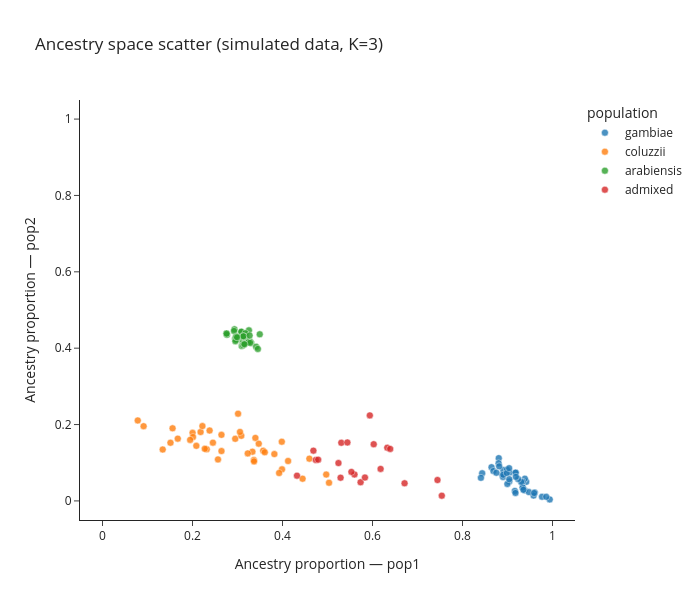
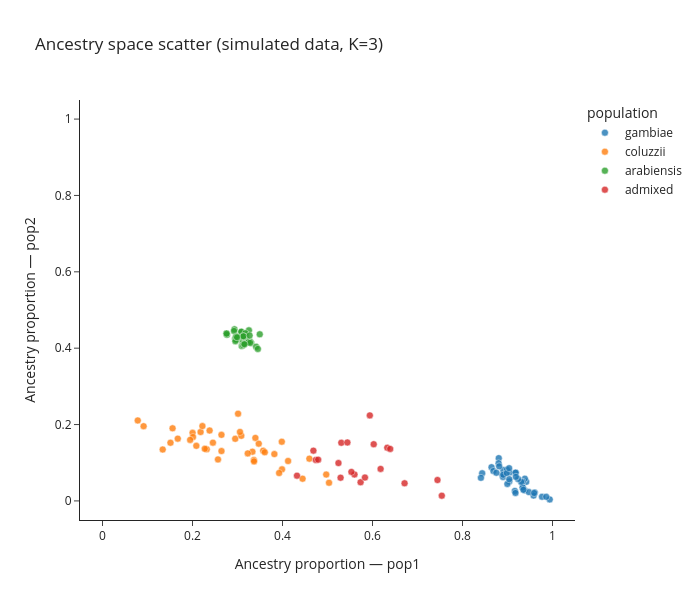

Notebook code for these charts, in order:
### Code cell
ag3.plot_admixture_scatter(
    df_admixture_sim,
    k=3,
    x="pop1",
    y="pop2",
    color_by="population",
    title="Ancestry space scatter (simulated data, K=3)",
    show=False,
)

### Figure 1 — Plotly figure (JSON) as saved in the notebook; plotly's stock layout.template omitted (floating-point values rounded to 4 significant figures)
{"data": [{"customdata": [["gambiae"], ["gambiae"], ["gambiae"], ["gambiae"], ["gambiae"], ["gambiae"], ["gambiae"], ["gambiae"], ["gambiae"], ["gambiae"], ["gambiae"], ["gambiae"], ["gambiae"], ["gambiae"], ["gambiae"], ["gambiae"], ["gambiae"], ["gambiae"], ["gambiae"], ["gambiae"], ["gambiae"], ["gambiae"], ["gambiae"], ["gambiae"], ["gambiae"], ["gambiae"], ["gambiae"], ["gambiae"], ["gambiae"], ["gambiae"], ["gambiae"], ["gambiae"], ["gambiae"], ["gambiae"], ["gambiae"], ["gambiae"], ["gambiae"], ["gambiae"], ["gambiae"], ["gambiae"]], "hovertemplate": "<b>%{hovertext}</b><br><br>population=%{customdata[0]}<br>pop1=%{x:.3f}<br>pop2=%{y:.3f}<extra></extra>", "hovertext": ["SIM000", "SIM001", "SIM002", "SIM003", "SIM004", "SIM005", "SIM006", "SIM007", "SIM008", "SIM009", "SIM010", "SIM011", "SIM012", "SIM013", "SIM014", "SIM015", "SIM016", "SIM017", "SIM018", "SIM019", "SIM020", "SIM021", "SIM022", "SIM023", "SIM024", "SIM025", "SIM026", "SIM027", "SIM028", "SIM029", "SIM030", "SIM031", "SIM032", "SIM033", "SIM034", "SIM035", "SIM036", "SIM037", "SIM038", "SIM039"], "legendgroup": "gambiae", "marker": {"color": "#1F77B4", "line": {"color": "white", "width": 0.5}, "opacity": 0.8, "size": 7, "symbol": "circle"}, "mode": "markers", "name": "gambiae", "orientation": "v", "showlegend": true, "type": "scatter", "x": [0.9416, 0.9386, 0.9606, 0.9939, 0.9767, 0.8882, 0.8907, 0.8901, 0.9336, 0.9039, 0.9048, 0.8806, 0.9163, 0.986, 0.9382, 0.9337, 0.958, 0.8645, 0.8988, 0.9339, 0.8906, 0.8687, 0.9475, 0.9354, 0.9304, 0.9186, 0.8997, 0.8802, 0.8984, 0.8437, 0.8815, 0.9177, 0.8752, 0.9592, 0.8409, 0.9235, 0.904, 0.9179, 0.9186, 0.9036], "xaxis": "x", "y": [0.04994, 0.05835, 0.02186, 0.003829, 0.01088, 0.06868, 0.08117, 0.06284, 0.05017, 0.05082, 0.07463, 0.112, 0.02621, 0.01079, 0.02774, 0.03523, 0.01404, 0.08829, 0.08185, 0.03525, 0.06855, 0.07825, 0.0231, 0.02924, 0.0498, 0.07379, 0.0444, 0.09845, 0.07285, 0.07243, 0.09051, 0.02082, 0.07378, 0.02064, 0.06041, 0.05749, 0.05684, 0.07401, 0.06305, 0.08574], "yaxis": "y"}, {"customdata": [["coluzzii"], ["coluzzii"], ["coluzzii"], ["coluzzii"], ["coluzzii"], ["coluzzii"], ["coluzzii"], ["coluzzii"], ["coluzzii"], ["coluzzii"], ["coluzzii"], ["coluzzii"], ["coluzzii"], ["coluzzii"], ["coluzzii"], ["coluzzii"], ["coluzzii"], ["coluzzii"], ["coluzzii"], ["coluzzii"], ["coluzzii"], ["coluzzii"], ["coluzzii"], ["coluzzii"], ["coluzzii"], ["coluzzii"], ["coluzzii"], ["coluzzii"], ["coluzzii"], ["coluzzii"], ["coluzzii"], ["coluzzii"], ["coluzzii"], ["coluzzii"], ["coluzzii"], ["coluzzii"], ["coluzzii"], ["coluzzii"], ["coluzzii"], ["coluzzii"]], "hovertemplate": "<b>%{hovertext}</b><br><br>population=%{customdata[0]}<br>pop1=%{x:.3f}<br>pop2=%{y:.3f}<extra></extra>", "hovertext": ["SIM040", "SIM041", "SIM042", "SIM043", "SIM044", "SIM045", "SIM046", "SIM047", "SIM048", "SIM049", "SIM050", "SIM051", "SIM052", "SIM053", "SIM054", "SIM055", "SIM056", "SIM057", "SIM058", "SIM059", "SIM060", "SIM061", "SIM062", "SIM063", "SIM064", "SIM065", "SIM066", "SIM067", "SIM068", "SIM069", "SIM070", "SIM071", "SIM072", "SIM073", "SIM074", "SIM075", "SIM076", "SIM077", "SIM078", "SIM079"], "legendgroup": "coluzzii", "marker": {"color": "#FF7F0E", "line": {"color": "white", "width": 0.5}, "opacity": 0.8, "size": 7, "symbol": "circle"}, "mode": "markers", "name": "coluzzii", "orientation": "v", "showlegend": true, "type": "scatter", "x": [0.3571, 0.3364, 0.2949, 0.4446, 0.2316, 0.3989, 0.3331, 0.3084, 0.2644, 0.238, 0.151, 0.1338, 0.2179, 0.3472, 0.2454, 0.3606, 0.222, 0.2001, 0.2273, 0.3055, 0.2644, 0.4124, 0.07836, 0.3368, 0.2011, 0.3819, 0.1557, 0.3925, 0.5034, 0.4972, 0.3985, 0.3397, 0.3013, 0.4597, 0.3228, 0.09137, 0.1948, 0.2567, 0.2085, 0.1673], "xaxis": "x", "y": [0.1315, 0.1071, 0.1627, 0.05815, 0.1354, 0.08267, 0.1289, 0.1705, 0.1306, 0.1843, 0.1523, 0.1346, 0.1805, 0.15, 0.1525, 0.1273, 0.196, 0.1782, 0.1364, 0.1806, 0.173, 0.1045, 0.2107, 0.1035, 0.1673, 0.1227, 0.1901, 0.0731, 0.04755, 0.06904, 0.155, 0.1651, 0.2284, 0.1107, 0.1245, 0.1956, 0.1598, 0.1087, 0.1443, 0.1631], "yaxis": "y"}, {"customdata": [["arabiensis"], ["arabiensis"], ["arabiensis"], ["arabiensis"], ["arabiensis"], ["arabiensis"], ["arabiensis"], ["arabiensis"], ["arabiensis"], ["arabiensis"], ["arabiensis"], ["arabiensis"], ["arabiensis"], ["arabiensis"], ["arabiensis"], ["arabiensis"], ["arabiensis"], ["arabiensis"], ["arabiensis"], ["arabiensis"], ["arabiensis"], ["arabiensis"], ["arabiensis"], ["arabiensis"], ["arabiensis"], ["arabiensis"], ["arabiensis"], ["arabiensis"], ["arabiensis"], ["arabiensis"], ["arabiensis"], ["arabiensis"], ["arabiensis"], ["arabiensis"], ["arabiensis"], ["arabiensis"], ["arabiensis"], ["arabiensis"], ["arabiensis"], ["arabiensis"]], "hovertemplate": "<b>%{hovertext}</b><br><br>population=%{customdata[0]}<br>pop1=%{x:.3f}<br>pop2=%{y:.3f}<extra></extra>", "hovertext": ["SIM080", "SIM081", "SIM082", "SIM083", "SIM084", "SIM085", "SIM086", "SIM087", "SIM088", "SIM089", "SIM090", "SIM091", "SIM092", "SIM093", "SIM094", "SIM095", "SIM096", "SIM097", "SIM098", "SIM099", "SIM100", "SIM101", "SIM102", "SIM103", "SIM104", "SIM105", "SIM106", "SIM107", "SIM108", "SIM109", "SIM110", "SIM111", "SIM112", "SIM113", "SIM114", "SIM115", "SIM116", "SIM117", "SIM118", "SIM119"], "legendgroup": "arabiensis", "marker": {"color": "#2CA02C", "line": {"color": "white", "width": 0.5}, "opacity": 0.8, "size": 7, "symbol": "circle"}, "mode": "markers", "name": "arabiensis", "orientation": "v", "showlegend": true, "type": "scatter", "x": [0.3106, 0.3304, 0.3414, 0.3452, 0.3494, 0.3118, 0.3254, 0.328, 0.307, 0.3186, 0.3066, 0.3087, 0.3072, 0.3094, 0.3168, 0.3192, 0.3189, 0.2752, 0.3155, 0.3242, 0.3085, 0.3028, 0.3121, 0.3129, 0.3279, 0.2948, 0.297, 0.2953, 0.3175, 0.2766, 0.3128, 0.2932, 0.2922, 0.2968, 0.2758, 0.3131, 0.3137, 0.3156, 0.3269, 0.299], "xaxis": "x", "y": [0.4188, 0.4136, 0.4037, 0.3981, 0.4364, 0.4202, 0.4468, 0.4172, 0.4344, 0.4186, 0.434, 0.4419, 0.4314, 0.4058, 0.4312, 0.4259, 0.4361, 0.4383, 0.4316, 0.4151, 0.4433, 0.4284, 0.4078, 0.4285, 0.4141, 0.4246, 0.4224, 0.4184, 0.4393, 0.4349, 0.4317, 0.4494, 0.4452, 0.4303, 0.4382, 0.4311, 0.4112, 0.4103, 0.4332, 0.4286], "yaxis": "y"}, {"customdata": [["admixed"], ["admixed"], ["admixed"], ["admixed"], ["admixed"], ["admixed"], ["admixed"], ["admixed"], ["admixed"], ["admixed"], ["admixed"], ["admixed"], ["admixed"], ["admixed"], ["admixed"], ["admixed"], ["admixed"], ["admixed"], ["admixed"], ["admixed"]], "hovertemplate": "<b>%{hovertext}</b><br><br>population=%{customdata[0]}<br>pop1=%{x:.3f}<br>pop2=%{y:.3f}<extra></extra>", "hovertext": ["SIM120", "SIM121", "SIM122", "SIM123", "SIM124", "SIM125", "SIM126", "SIM127", "SIM128", "SIM129", "SIM130", "SIM131", "SIM132", "SIM133", "SIM134", "SIM135", "SIM136", "SIM137", "SIM138", "SIM139"], "legendgroup": "admixed", "marker": {"color": "#D62728", "line": {"color": "white", "width": 0.5}, "opacity": 0.8, "size": 7, "symbol": "circle"}, "mode": "markers", "name": "admixed", "orientation": "v", "showlegend": true, "type": "scatter", "x": [0.5307, 0.6713, 0.6027, 0.56, 0.6328, 0.754, 0.5941, 0.474, 0.5531, 0.4687, 0.7444, 0.6393, 0.5735, 0.5832, 0.618, 0.4793, 0.5442, 0.5291, 0.4322, 0.5243], "xaxis": "x", "y": [0.1523, 0.04614, 0.1484, 0.06925, 0.1393, 0.01363, 0.224, 0.1074, 0.07603, 0.1316, 0.05474, 0.1361, 0.04886, 0.06115, 0.08389, 0.1081, 0.153, 0.06079, 0.06613, 0.09918], "yaxis": "y"}], "layout": {"height": 600, "legend": {"title": {"text": "population"}, "tracegroupgap": 0}, "title": {"text": "Ancestry space scatter (simulated data, K=3)"}, "width": 700, "xaxis": {"anchor": "y", "domain": [0, 1], "range": [-0.05, 1.05], "title": {"text": "Ancestry proportion — pop1"}}, "yaxis": {"anchor": "x", "domain": [0, 1], "range": [-0.05, 1.05], "title": {"text": "Ancestry proportion — pop2"}}}}

### Figure 2 — Plotly figure (JSON) as saved in the notebook; plotly's stock layout.template omitted (floating-point values rounded to 4 significant figures)
{"data": [{"customdata": [["gambiae"], ["gambiae"], ["gambiae"], ["gambiae"], ["gambiae"], ["gambiae"], ["gambiae"], ["gambiae"], ["gambiae"], ["gambiae"], ["gambiae"], ["gambiae"], ["gambiae"], ["gambiae"], ["gambiae"], ["gambiae"], ["gambiae"], ["gambiae"], ["gambiae"], ["gambiae"], ["gambiae"], ["gambiae"], ["gambiae"], ["gambiae"], ["gambiae"], ["gambiae"], ["gambiae"], ["gambiae"], ["gambiae"], ["gambiae"], ["gambiae"], ["gambiae"], ["gambiae"], ["gambiae"], ["gambiae"], ["gambiae"], ["gambiae"], ["gambiae"], ["gambiae"], ["gambiae"]], "hovertemplate": "<b>%{hovertext}</b><br><br>population=%{customdata[0]}<br>pop1=%{x:.3f}<br>pop2=%{y:.3f}<extra></extra>", "hovertext": ["SIM000", "SIM001", "SIM002", "SIM003", "SIM004", "SIM005", "SIM006", "SIM007", "SIM008", "SIM009", "SIM010", "SIM011", "SIM012", "SIM013", "SIM014", "SIM015", "SIM016", "SIM017", "SIM018", "SIM019", "SIM020", "SIM021", "SIM022", "SIM023", "SIM024", "SIM025", "SIM026", "SIM027", "SIM028", "SIM029", "SIM030", "SIM031", "SIM032", "SIM033", "SIM034", "SIM035", "SIM036", "SIM037", "SIM038", "SIM039"], "legendgroup": "gambiae", "marker": {"color": "#1F77B4", "line": {"color": "white", "width": 0.5}, "opacity": 0.8, "size": 7, "symbol": "circle"}, "mode": "markers", "name": "gambiae", "orientation": "v", "showlegend": true, "type": "scatter", "x": [0.9416, 0.9386, 0.9606, 0.9939, 0.9767, 0.8882, 0.8907, 0.8901, 0.9336, 0.9039, 0.9048, 0.8806, 0.9163, 0.986, 0.9382, 0.9337, 0.958, 0.8645, 0.8988, 0.9339, 0.8906, 0.8687, 0.9475, 0.9354, 0.9304, 0.9186, 0.8997, 0.8802, 0.8984, 0.8437, 0.8815, 0.9177, 0.8752, 0.9592, 0.8409, 0.9235, 0.904, 0.9179, 0.9186, 0.9036], "xaxis": "x", "y": [0.04994, 0.05835, 0.02186, 0.003829, 0.01088, 0.06868, 0.08117, 0.06284, 0.05017, 0.05082, 0.07463, 0.112, 0.02621, 0.01079, 0.02774, 0.03523, 0.01404, 0.08829, 0.08185, 0.03525, 0.06855, 0.07825, 0.0231, 0.02924, 0.0498, 0.07379, 0.0444, 0.09845, 0.07285, 0.07243, 0.09051, 0.02082, 0.07378, 0.02064, 0.06041, 0.05749, 0.05684, 0.07401, 0.06305, 0.08574], "yaxis": "y"}, {"customdata": [["coluzzii"], ["coluzzii"], ["coluzzii"], ["coluzzii"], ["coluzzii"], ["coluzzii"], ["coluzzii"], ["coluzzii"], ["coluzzii"], ["coluzzii"], ["coluzzii"], ["coluzzii"], ["coluzzii"], ["coluzzii"], ["coluzzii"], ["coluzzii"], ["coluzzii"], ["coluzzii"], ["coluzzii"], ["coluzzii"], ["coluzzii"], ["coluzzii"], ["coluzzii"], ["coluzzii"], ["coluzzii"], ["coluzzii"], ["coluzzii"], ["coluzzii"], ["coluzzii"], ["coluzzii"], ["coluzzii"], ["coluzzii"], ["coluzzii"], ["coluzzii"], ["coluzzii"], ["coluzzii"], ["coluzzii"], ["coluzzii"], ["coluzzii"], ["coluzzii"]], "hovertemplate": "<b>%{hovertext}</b><br><br>population=%{customdata[0]}<br>pop1=%{x:.3f}<br>pop2=%{y:.3f}<extra></extra>", "hovertext": ["SIM040", "SIM041", "SIM042", "SIM043", "SIM044", "SIM045", "SIM046", "SIM047", "SIM048", "SIM049", "SIM050", "SIM051", "SIM052", "SIM053", "SIM054", "SIM055", "SIM056", "SIM057", "SIM058", "SIM059", "SIM060", "SIM061", "SIM062", "SIM063", "SIM064", "SIM065", "SIM066", "SIM067", "SIM068", "SIM069", "SIM070", "SIM071", "SIM072", "SIM073", "SIM074", "SIM075", "SIM076", "SIM077", "SIM078", "SIM079"], "legendgroup": "coluzzii", "marker": {"color": "#FF7F0E", "line": {"color": "white", "width": 0.5}, "opacity": 0.8, "size": 7, "symbol": "circle"}, "mode": "markers", "name": "coluzzii", "orientation": "v", "showlegend": true, "type": "scatter", "x": [0.3571, 0.3364, 0.2949, 0.4446, 0.2316, 0.3989, 0.3331, 0.3084, 0.2644, 0.238, 0.151, 0.1338, 0.2179, 0.3472, 0.2454, 0.3606, 0.222, 0.2001, 0.2273, 0.3055, 0.2644, 0.4124, 0.07836, 0.3368, 0.2011, 0.3819, 0.1557, 0.3925, 0.5034, 0.4972, 0.3985, 0.3397, 0.3013, 0.4597, 0.3228, 0.09137, 0.1948, 0.2567, 0.2085, 0.1673], "xaxis": "x", "y": [0.1315, 0.1071, 0.1627, 0.05815, 0.1354, 0.08267, 0.1289, 0.1705, 0.1306, 0.1843, 0.1523, 0.1346, 0.1805, 0.15, 0.1525, 0.1273, 0.196, 0.1782, 0.1364, 0.1806, 0.173, 0.1045, 0.2107, 0.1035, 0.1673, 0.1227, 0.1901, 0.0731, 0.04755, 0.06904, 0.155, 0.1651, 0.2284, 0.1107, 0.1245, 0.1956, 0.1598, 0.1087, 0.1443, 0.1631], "yaxis": "y"}, {"customdata": [["arabiensis"], ["arabiensis"], ["arabiensis"], ["arabiensis"], ["arabiensis"], ["arabiensis"], ["arabiensis"], ["arabiensis"], ["arabiensis"], ["arabiensis"], ["arabiensis"], ["arabiensis"], ["arabiensis"], ["arabiensis"], ["arabiensis"], ["arabiensis"], ["arabiensis"], ["arabiensis"], ["arabiensis"], ["arabiensis"], ["arabiensis"], ["arabiensis"], ["arabiensis"], ["arabiensis"], ["arabiensis"], ["arabiensis"], ["arabiensis"], ["arabiensis"], ["arabiensis"], ["arabiensis"], ["arabiensis"], ["arabiensis"], ["arabiensis"], ["arabiensis"], ["arabiensis"], ["arabiensis"], ["arabiensis"], ["arabiensis"], ["arabiensis"], ["arabiensis"]], "hovertemplate": "<b>%{hovertext}</b><br><br>population=%{customdata[0]}<br>pop1=%{x:.3f}<br>pop2=%{y:.3f}<extra></extra>", "hovertext": ["SIM080", "SIM081", "SIM082", "SIM083", "SIM084", "SIM085", "SIM086", "SIM087", "SIM088", "SIM089", "SIM090", "SIM091", "SIM092", "SIM093", "SIM094", "SIM095", "SIM096", "SIM097", "SIM098", "SIM099", "SIM100", "SIM101", "SIM102", "SIM103", "SIM104", "SIM105", "SIM106", "SIM107", "SIM108", "SIM109", "SIM110", "SIM111", "SIM112", "SIM113", "SIM114", "SIM115", "SIM116", "SIM117", "SIM118", "SIM119"], "legendgroup": "arabiensis", "marker": {"color": "#2CA02C", "line": {"color": "white", "width": 0.5}, "opacity": 0.8, "size": 7, "symbol": "circle"}, "mode": "markers", "name": "arabiensis", "orientation": "v", "showlegend": true, "type": "scatter", "x": [0.3106, 0.3304, 0.3414, 0.3452, 0.3494, 0.3118, 0.3254, 0.328, 0.307, 0.3186, 0.3066, 0.3087, 0.3072, 0.3094, 0.3168, 0.3192, 0.3189, 0.2752, 0.3155, 0.3242, 0.3085, 0.3028, 0.3121, 0.3129, 0.3279, 0.2948, 0.297, 0.2953, 0.3175, 0.2766, 0.3128, 0.2932, 0.2922, 0.2968, 0.2758, 0.3131, 0.3137, 0.3156, 0.3269, 0.299], "xaxis": "x", "y": [0.4188, 0.4136, 0.4037, 0.3981, 0.4364, 0.4202, 0.4468, 0.4172, 0.4344, 0.4186, 0.434, 0.4419, 0.4314, 0.4058, 0.4312, 0.4259, 0.4361, 0.4383, 0.4316, 0.4151, 0.4433, 0.4284, 0.4078, 0.4285, 0.4141, 0.4246, 0.4224, 0.4184, 0.4393, 0.4349, 0.4317, 0.4494, 0.4452, 0.4303, 0.4382, 0.4311, 0.4112, 0.4103, 0.4332, 0.4286], "yaxis": "y"}, {"customdata": [["admixed"], ["admixed"], ["admixed"], ["admixed"], ["admixed"], ["admixed"], ["admixed"], ["admixed"], ["admixed"], ["admixed"], ["admixed"], ["admixed"], ["admixed"], ["admixed"], ["admixed"], ["admixed"], ["admixed"], ["admixed"], ["admixed"], ["admixed"]], "hovertemplate": "<b>%{hovertext}</b><br><br>population=%{customdata[0]}<br>pop1=%{x:.3f}<br>pop2=%{y:.3f}<extra></extra>", "hovertext": ["SIM120", "SIM121", "SIM122", "SIM123", "SIM124", "SIM125", "SIM126", "SIM127", "SIM128", "SIM129", "SIM130", "SIM131", "SIM132", "SIM133", "SIM134", "SIM135", "SIM136", "SIM137", "SIM138", "SIM139"], "legendgroup": "admixed", "marker": {"color": "#D62728", "line": {"color": "white", "width": 0.5}, "opacity": 0.8, "size": 7, "symbol": "circle"}, "mode": "markers", "name": "admixed", "orientation": "v", "showlegend": true, "type": "scatter", "x": [0.5307, 0.6713, 0.6027, 0.56, 0.6328, 0.754, 0.5941, 0.474, 0.5531, 0.4687, 0.7444, 0.6393, 0.5735, 0.5832, 0.618, 0.4793, 0.5442, 0.5291, 0.4322, 0.5243], "xaxis": "x", "y": [0.1523, 0.04614, 0.1484, 0.06925, 0.1393, 0.01363, 0.224, 0.1074, 0.07603, 0.1316, 0.05474, 0.1361, 0.04886, 0.06115, 0.08389, 0.1081, 0.153, 0.06079, 0.06613, 0.09918], "yaxis": "y"}], "layout": {"height": 600, "legend": {"title": {"text": "population"}, "tracegroupgap": 0}, "title": {"text": "Ancestry space scatter (simulated data, K=3)"}, "width": 700, "xaxis": {"anchor": "y", "domain": [0, 1], "range": [-0.05, 1.05], "title": {"text": "Ancestry proportion — pop1"}}, "yaxis": {"anchor": "x", "domain": [0, 1], "range": [-0.05, 1.05], "title": {"text": "Ancestry proportion — pop2"}}}}
